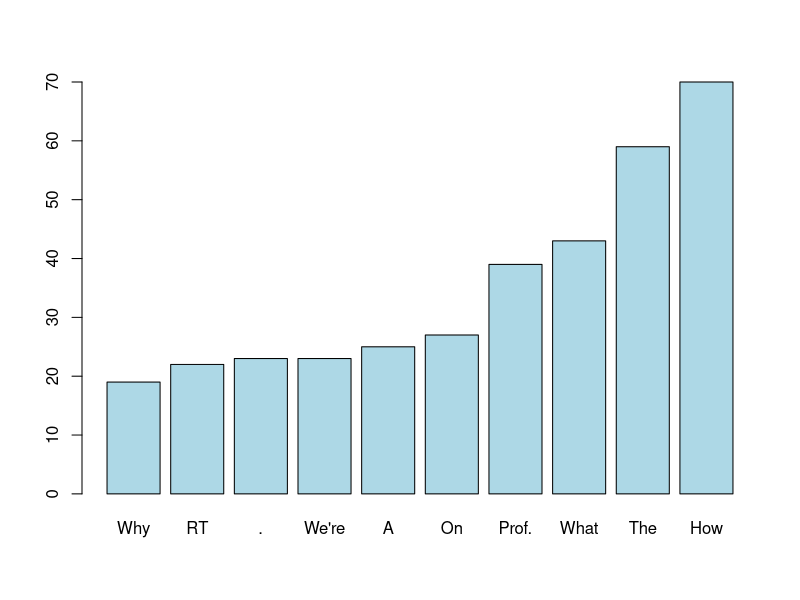

Write R code to recreate this figure.
# Style Emulator - Sketchpad
# c. Fri Sep  1 12:35:19 CDT 2017

# Import data
sipa <- read.csv("data/columbiaSIPATweets.csv")[ , -1]
darden <- read.csv("data/dardenMBATweets.csv")[ , -1]
kellogg <- read.csv("data/kelloggTweets.csv")[ , -1]
stanford <- read.csv("data/stanfordTweets.csv")[ , -1]
wharton <- read.csv("data/whartonTweets.csv")[ , -1]

# Without chicago b/c they muddy up the mix with their automation
tweets <- rbind(sipa, darden, kellogg, stanford, wharton)
rm(sipa, darden, kellogg, stanford, wharton)

# Explore common tweet beginnings
w1 <- sort(table(tweets$V1))
barplot(tail(w1, n = 10), col = "lightblue")

# Subset based common beginnings
# Repeated tweets are likely indicators of the use of an automated tweet scheduler, or pre-approved database of sm messages.
how_tweets <- tweets[which(tweets$V1 == "How"), ]
why_tweets <- tweets[which(tweets$V1 == "Why"), ]
the_tweets <- tweets[which(tweets$V1 == "The"), ]
what_tweets <- tweets[which(tweets$V1 == "What"), ]
is_tweets <- tweets[which(tweets$V1 == "Is"), ]
we_re_tweets <- tweets[which(tweets$V1 == "We're"), ]
can_tweets <- tweets[which(tweets$V1 == "Can"), ]
when_tweets <- tweets[which(tweets$V1 == "When"), ]
a_tweets <- tweets[which(tweets$V1 == "A"), ]
have_tweets <- tweets[which(tweets$V1 == "Have"), ]


# Subset based common beginnings
how_tweets <- tweets[which(tweets$V1 == "How"), ]

tail(sort(table(how_tweets$V2)))
